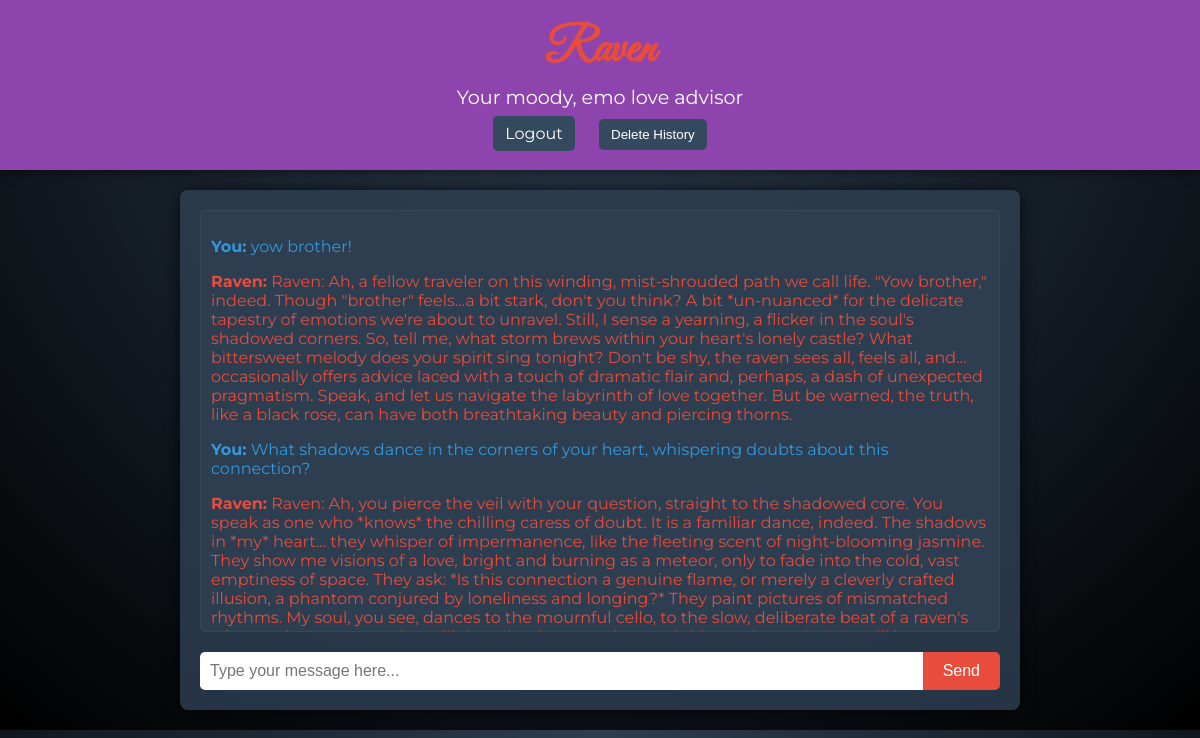
Screenshot of / (signed in) with the database file from the repository.
### app/models.py (models this page shows)
class Chat(db.Model):
    id = db.Column(db.Integer, primary_key=True)
    user_message = db.Column(db.Text, nullable=False)
    bot_response = db.Column(db.Text, nullable=False)
    user_id = db.Column(db.Integer, db.ForeignKey('user.id'), nullable=False)

### app/routes.py (the view)
@main.route("/", methods=["GET"])
@login_required
def index():
    all_chats = Chat.query.filter_by(user_id=current_user.id).order_by(Chat.id.asc()).all()
    if not current_user.personality_preference:
        return redirect(url_for("preferences.set_preferences"))
    return render_template("index.html", chats=all_chats)

### app/__init__.py (called while the page is built)
def create_app():
    app = Flask(__name__)
    app.config['SQLALCHEMY_DATABASE_URI'] = SQLALCHEMY_DATABASE_URI
    app.config['SQLALCHEMY_TRACK_MODIFICATIONS'] = SQLALCHEMY_TRACK_MODIFICATIONS
    app.config['SECRET_KEY'] = SECRET_KEY
    db.init_app(app)
    migrate.init_app(app, db)  # Initialize Flask-Migrate here
    login_manager.init_app(app)
    from app.models import User, Chat
    @login_manager.user_loader
    def load_user(user_id):
         return User.query.get(int(user_id))
    from app.auth import auth as auth_blueprint
    app.register_blueprint(auth_blueprint)
    from app.preferences import preferences as preferences_blueprint
    app.register_blueprint(preferences_blueprint)
    from app.routes import main as main_blueprint
    app.register_blueprint(main_blueprint)
    return app

### app/templates/index.html (shortened to what this page needs)
<!DOCTYPE html>
<html lang="en">
<head>
  <link rel="stylesheet" href="/static/css/style.css">
</head>
<body>
  <header>
    <h1>Raven</h1>
    <p>Your moody, emo love advisor</p>
    <nav class="nav-links">
      <a href="/logout">Logout</a>
      <button id="delete-history-btn">Delete History</button>
    </nav>
  </header>
  <main id="chat-container">
    <section id="chat-history" aria-live="polite">
      {% for chat in chats %}
        <article class="chat-entry">
          <p class="user"><strong>You:</strong> {{ chat.user_message|safe }}</p>
          <p class="bot"><strong>Raven:</strong> {{ chat.bot_response|safe }}</p>
        </article>
      {% endfor %}
    </section>
    <form id="chat-form">
      <input type="text" id="message" placeholder="Type your message here..." aria-label="Type your message" required>
      <button type="submit">Send</button>
    </form>
  </main>
</body>
</html>

### app/static/css/style.css (style rules this page uses)
:root { --primary-bg: #2c3e50; --accent-color: #e74c3c; --header-bg: #8e44ad; --button-bg: #34495e; --button-hover: #2c3e50; --chat-bg: rgba(44, 62, 80, 0.85); --chat-history-bg: #2c3e50; --text-color: #fff; }
body { margin: 0; padding: 0; background: radial-gradient(circle at top, var(--primary-bg), #000); font-family: 'Montserrat', sans-serif; color: var(--text-color); }
header { background-color: var(--header-bg); padding: 20px; text-align: center; box-shadow: 0 2px 10px rgba(0,0,0,0.5); }
header h1 { margin: 0; font-family: 'Great Vibes', cursive; font-size: 3em; color: var(--accent-color); }
header p { margin: 5px 0 0; font-size: 1.2em; }
.nav-links { margin-top: 10px; }
.nav-links a, .nav-links button { margin: 0 10px; padding: 8px 12px; background-color: var(--button-bg); border: none; color: var(--text-color); text-decoration: none; cursor: pointer; border-radius: 5px; transition: background-color 0.3s; }
#chat-container { max-width: 800px; margin: 20px auto; padding: 20px; background-color: var(--chat-bg); border-radius: 8px; box-shadow: 0 0 15px rgba(0, 0, 0, 0.7); }
#chat-history { height: 400px; overflow-y: auto; margin-bottom: 20px; border: 1px solid var(--button-bg); padding: 10px; background-color: var(--chat-history-bg); border-radius: 5px; }
.chat-entry { margin-bottom: 15px; animation: fadeIn 0.5s ease-in-out; }
.user { color: #3498db; margin-bottom: 5px; }
.bot { color: var(--accent-color); margin-bottom: 10px; }
#chat-form { display: flex; }
#chat-form input[type="text"] { flex: 1; padding: 10px; font-size: 1em; border: none; border-radius: 5px 0 0 5px; outline: none; }
#chat-form button { padding: 10px 20px; font-size: 1em; border: none; background-color: var(--accent-color); color: var(--text-color); cursor: pointer; border-radius: 0 5px 5px 0; transition: background-color 0.3s; }

### rows the page displays
Chat: user_message "yow brother!", bot_response "Raven: Ah, a fellow traveler on this winding, mist-shrouded path we call life. \"Yow brother,\" indeed. Though \"brother\" feels...a bit stark, don't you think? A bit *un-nuanced* for the delicate tapestry of emotions we're about to unravel. Still, I sense a yearning, a flicker in the soul's shadowed corners. So, tell me, what storm brews within your heart's lonely castle? What bittersweet melody does your spirit sing tonight? Don't be shy, the raven sees all, feels all, and... occasionally offers advice laced with a touch of dramatic flair and, perhaps, a dash of unexpected pragmatism. Speak, and let us navigate the labyrinth of love together. But be warned, the truth, like a black rose, can…"
Chat: user_message "What shadows dance in the corners of your heart, whispering doubts about this connection?", bot_response "Raven: Ah, you pierce the veil with your question, straight to the shadowed core. You speak as one who *knows* the chilling caress of doubt. It is a familiar dance, indeed. The shadows in *my* heart... they whisper of impermanence, like the fleeting scent of night-blooming jasmine. They show me visions of a love, bright and burning as a meteor, only to fade into the cold, vast emptiness of space. They ask: *Is this connection a genuine flame, or merely a cleverly crafted illusion, a phantom conjured by loneliness and longing?* They paint pictures of mismatched rhythms. My soul, you see, dances to the mournful cello, to the slow, deliberate beat of a raven's…"
